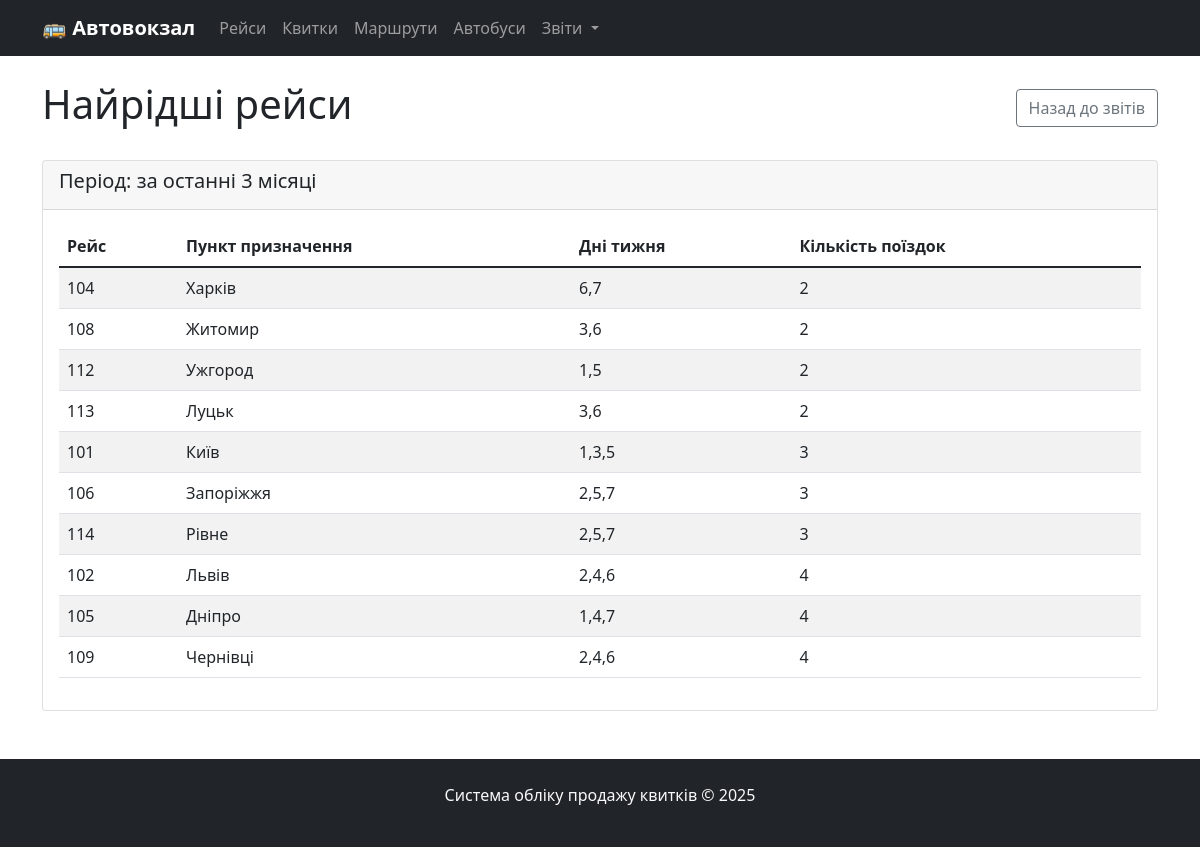
Screenshot of /reports/rarest-trips/ with the database file from the repository.
### bus_station/models.py (models this page shows, shortened)
class Destination(models.Model):
    name = models.CharField(max_length=100, verbose_name="Назва пункту прибуття")
    class Meta:
        verbose_name = "Пункт прибуття"
        verbose_name_plural = "Пункти прибуття"

### bus_station/views.py (the view)
# urls.py: path('reports/rarest-trips/', views.report_rarest_trips, name='report_rarest_trips'),
def report_rarest_trips(request):
    three_months_ago = timezone.now().date() - timedelta(days=90)
    rare_trips = Trip.objects.filter(
        date__gte=three_months_ago
    ).values(
        'route__number',
        'route__destination__name',
        'route__days_of_week'
    ).annotate(
        trip_count=Count('id')
    ).order_by('trip_count')[:10]  # Топ-10 найрідших
    context = {
        'report_title': 'Найрідші рейси',
        'rare_trips': rare_trips,
        'period': 'за останні 3 місяці'
    }
    return render(request, 'bus_station/reports/report_rarest_trips.html', context)

### bus_station/context_processors.py (called while the page is built)
def station_stats(request):
    today = timezone.now().date()
    return {
        'today_trips_count': Trip.objects.filter(date=today).count(),
        'today_tickets_count': Ticket.objects.filter(trip__date=today, status='sold').count(),
    }

### bus_station/templates/bus_station/reports/report_rarest_trips.html (shortened to what this page needs)
{% extends 'bus_station/base.html' %}
{% block content %}
<div class="d-flex justify-content-between align-items-center mb-4">
    <h1>{{ report_title }}</h1>
    <a href="{% url 'reports_dashboard' %}" class="btn btn-outline-secondary">Назад до звітів</a>
</div>
<div class="card">
    <div class="card-header">
        <h5>Період: {{ period }}</h5>
    </div>
    <div class="card-body">
        <div class="table-responsive">
            <table class="table table-striped">
                <thead>
                    <tr>
                        <th>Рейс</th>
                        <th>Пункт призначення</th>
                        <th>Дні тижня</th>
                        <th>Кількість поїздок</th>
                    </tr>
                </thead>
                <tbody>
                    {% for trip in rare_trips %}
                    <tr>
                        <td>{{ trip.route__number }}</td>
                        <td>{{ trip.route__destination__name }}</td>
                        <td>
                            {% with days=trip.route__days_of_week %}
                                {% if days %}
                                    {% for day in days.split %}
                                        {{ day }}
                                    {% endfor %}
                                {% endif %}
                            {% endwith %}
                        </td>
                        <td>{{ trip.trip_count }}</td>
                    </tr>
                    {% empty %}
                    <tr>
                        <td colspan="4" class="text-center">Дані не знайдено</td>
                    </tr>
                    {% endfor %}
                </tbody>
            </table>
        </div>
    </div>
</div>
{% endblock %}

### rows the page displays
Destination: route__number "104", route__destination__name "Харків", split "6,7", trip_count "2"
Destination: route__number "108", route__destination__name "Житомир", split "3,6", trip_count "2"
Destination: route__number "112", route__destination__name "Ужгород", split "1,5", trip_count "2"
Destination: route__number "113", route__destination__name "Луцьк", split "3,6", trip_count "2"
Destination: route__number "101", route__destination__name "Київ", split "1,3,5", trip_count "3"
Destination: route__number "106", route__destination__name "Запоріжжя", split "2,5,7", trip_count "3"
Destination: route__number "114", route__destination__name "Рівне", split "2,5,7", trip_count "3"
Destination: route__number "102", route__destination__name "Львів", split "2,4,6", trip_count "4"
Destination: route__number "105", route__destination__name "Дніпро", split "1,4,7", trip_count "4"
Destination: route__number "109", route__destination__name "Чернівці", split "2,4,6", trip_count "4"

### other values shown
{{ report_title }} "Найрідші рейси"
{{ period }} "за останні 3 місяці"
